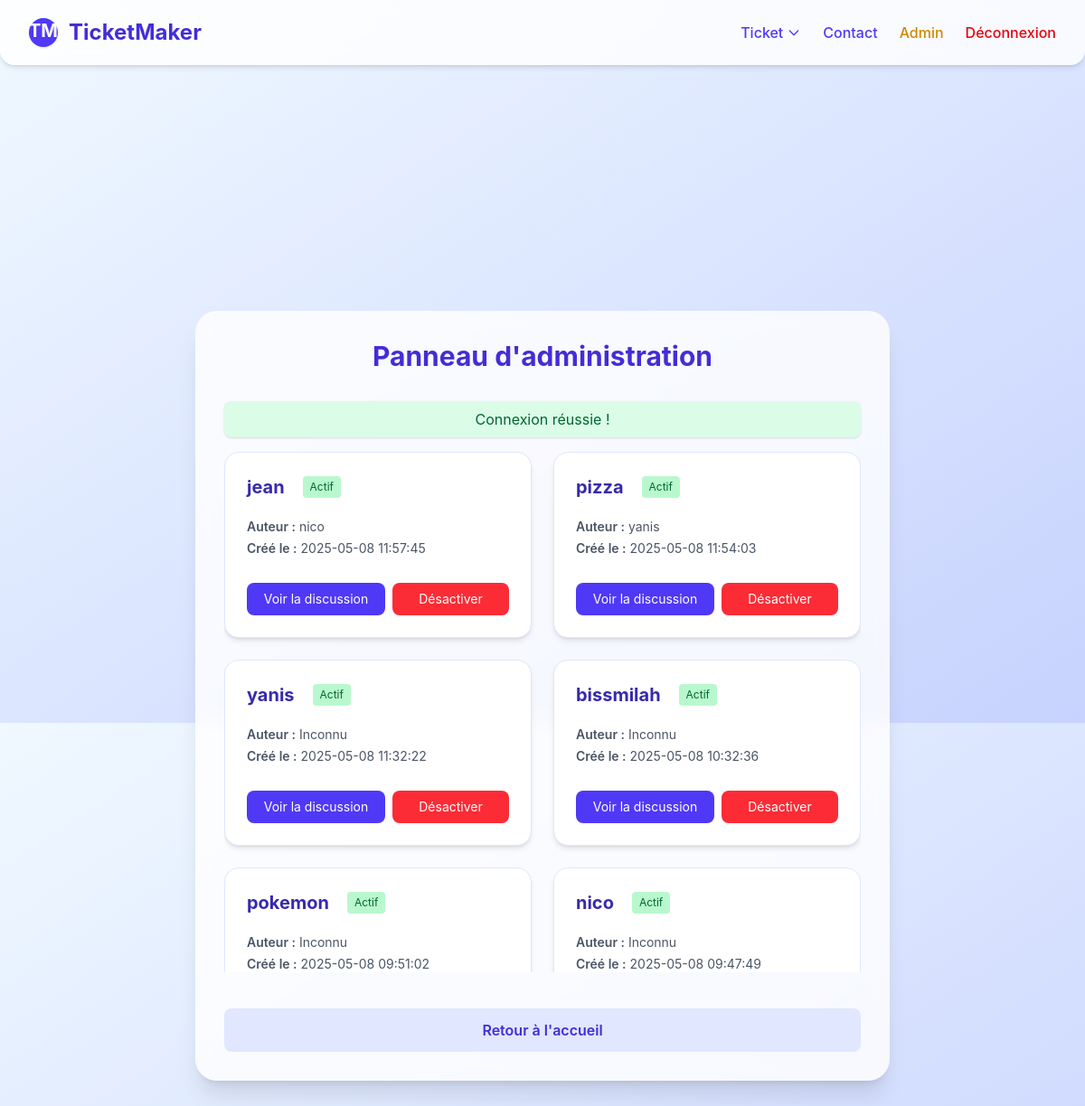
Page /admin.php (signed in) on the committed database.
### tables this page shows
CREATE TABLE IF NOT EXISTS `ticket` (
  `Id` int NOT NULL AUTO_INCREMENT,
  `Title` varchar(255) NOT NULL,
  `User_id` int DEFAULT NULL,
  `Created_at` timestamp NULL DEFAULT CURRENT_TIMESTAMP,
  `Updated_at` timestamp NULL DEFAULT NULL,
  `Updated_by` int DEFAULT NULL,
  `Created_by` int DEFAULT NULL,
  `Deleted_at` timestamp NULL DEFAULT NULL,
  `Actif` tinyint(1) NOT NULL DEFAULT '1',
  PRIMARY KEY (`Id`),
  KEY `User_id` (`User_id`),
  KEY `Created_by` (`Created_by`)
);

CREATE TABLE IF NOT EXISTS `users` (
  `Id` int NOT NULL AUTO_INCREMENT,
  `Role_id` int DEFAULT NULL,
  `Username` varchar(255) NOT NULL,
  `Firstname` varchar(255) NOT NULL,
  `Password` varchar(255) NOT NULL,
  `mail` varchar(255) NOT NULL,
  `Image` varchar(255) DEFAULT NULL,
  `Status` varchar(1) NOT NULL DEFAULT 'Y',
  `Created_at` timestamp NULL DEFAULT CURRENT_TIMESTAMP,
  `Deleted_at` timestamp NULL DEFAULT NULL,
  `Updated_at` timestamp NULL DEFAULT NULL,
  `Created_by` int DEFAULT NULL,
  PRIMARY KEY (`Id`),
  KEY `Role_id` (`Role_id`)
);

### admin.php (the view, shortened to what this page needs)
<?php
require_once "src/php/conn.php";
$stmt = $db->query("SELECT Ticket.Id, Ticket.Title, Ticket.Created_at, Ticket.Actif, users.username AS Auteur
                    FROM Ticket
                    LEFT JOIN users ON Ticket.Created_by = users.id
                    ORDER BY Ticket.Created_at DESC");
$tickets = $stmt->fetchAll(PDO::FETCH_ASSOC);
require_once "./src/component/header.php";
?>
<!DOCTYPE html>
<html lang="fr">
<head>
    <script src="https://cdn.jsdelivr.net/npm/@tailwindcss/browser@4"></script>
</head>
<body class="bg-gradient-to-br from-blue-50 to-indigo-100 min-h-screen">
    <div class="flex flex-col items-center justify-center min-h-screen pt-8">
        <main class="bg-white/80 backdrop-blur-md shadow-xl rounded-3xl p-8 max-w-3xl w-full flex flex-col items-center">
            <h1 class="text-3xl font-bold text-indigo-700 mb-8 text-center">Panneau d'administration</h1>
            <?php if (isset($_SESSION['success'])): ?>
                <div class="mb-4 px-4 py-2 bg-green-100 text-green-800 rounded-lg shadow text-center w-full">
                    <?= htmlspecialchars($_SESSION['success']) ?>
                </div>
            <?php endif; ?>
            <?php if (empty($tickets)): ?>
                <p class="text-gray-600">Aucun ticket trouvé.</p>
            <?php else: ?>
                <div class="w-full">
                    <div class="overflow-y-auto max-h-[1800px] md:max-h-[1400px] lg:max-h-[1100px] xl:max-h-[900px]" style="max-height: 36rem; min-height: 18rem;">
                        <div class="grid grid-cols-1 md:grid-cols-2 gap-6">
                            <?php foreach ($tickets as $ticket): ?>
                                <div class="bg-white rounded-2xl shadow-md border border-indigo-100 p-6 flex flex-col gap-3 relative">
                                    <div class="flex items-center gap-3 mb-2">
                                        <span class="text-xl font-bold text-indigo-800"><?= htmlspecialchars($ticket['Title']) ?></span>
                                        <span class="ml-2 px-2 py-1 rounded text-xs <?= $ticket['Actif'] ? 'bg-green-200 text-green-800' : 'bg-red-200 text-red-800' ?>">
                                            <?= $ticket['Actif'] ? 'Actif' : 'Inactif' ?>
                                        </span>
                                    </div>
                                    <div class="flex flex-col gap-1 text-sm text-gray-600">
                                        <span><span class="font-semibold">Auteur :</span> <?= htmlspecialchars($ticket['Auteur'] ?? 'Inconnu') ?></span>
                                        <span><span class="font-semibold">Créé le :</span> <?= htmlspecialchars($ticket['Created_at']) ?></span>
                                    </div>
                                    <div class="flex gap-2 mt-4">
                                        <a href="messages.php?ticket_id=<?= $ticket['Id'] ?>"
                                            class="flex-1 px-3 py-2 bg-indigo-600 text-white rounded-lg hover:bg-indigo-700 text-sm text-center transition">
                                            Voir la discussion
                                        </a>
                                        <?php if ($ticket['Actif']): ?>
                                            <form method="post" class="flex-1">
                                                <button type="submit"
                                                    class="w-full px-3 py-2 bg-red-500 text-white rounded-lg hover:bg-red-600 text-sm transition">
                                                    Désactiver
                                                </button>
                                            </form>
                                        <?php endif; ?>
                                    </div>
                                </div>
                            <?php endforeach; ?>
                        </div>
                    </div>
                </div>
            <?php endif; ?>
            <a href="index.php" class="mt-10 px-8 py-3 bg-indigo-100 text-indigo-700 rounded-lg font-semibold hover:bg-indigo-200 transition text-center w-full block">Retour à l'accueil</a>
        </main>
    </div>
</body>
</html>

### src/component/header.php (shortened to what this page needs)
<?php
$isAdmin = false;
if (isset($_SESSION['id'])) {
    require_once __DIR__ . '/../php/conn.php';
    $stmt = $db->prepare("SELECT Role_id FROM users WHERE Id = ?");
    $stmt->execute([$_SESSION['id']]);
    $user = $stmt->fetch(PDO::FETCH_ASSOC);
    if ($user && $user['Role_id'] == 1) {
        $isAdmin = true;
    }
}
?>
<header class="bg-white/80 backdrop-blur-md shadow-md rounded-b-2xl px-8 py-5 flex flex-col items-center gap-4 mb-8 md:flex-row md:justify-between md:gap-0">
    <div class="flex items-center gap-3">
        <span class="inline-block w-8 h-8 bg-indigo-600 rounded-full flex items-center justify-center text-white font-bold text-xl shadow">
            TM
        </span>
        <a href="index.php" class="text-2xl font-bold text-indigo-700 hover:text-indigo-900 transition">
            TicketMaker
        </a>
    </div>
    <nav class="flex gap-6 mt-2 md:mt-0">
        <div class="relative group" id="ticket-dropdown-group">
            <button id="ticket-dropdown-btn" class="text-indigo-600 hover:text-indigo-800 font-medium transition flex items-center gap-1 focus:outline-none">
                Ticket
                <svg class="w-4 h-4 inline-block" fill="none" stroke="currentColor" stroke-width="2" viewBox="0 0 24 24">
                    <path stroke-linecap="round" stroke-linejoin="round" d="M19 9l-7 7-7-7" />
                </svg>
            </button>
        </div>
        <a href="contact.php" class="text-indigo-600 hover:text-indigo-800 font-medium transition">Contact</a>
        <?php if ($isAdmin): ?>
            <a href="admin.php" class="text-yellow-600 hover:text-yellow-800 font-medium transition">Admin</a>
        <?php endif; ?>
        <?php if (isset($_SESSION['id'])): ?>
            <a href="src/php/logout.php" class="text-red-600 hover:text-red-800 font-medium transition">Déconnexion</a>
        <?php endif; ?>
    </nav>
</header>

### src/component/header.php (style rules this page uses)
body { font-family: 'Inter', sans-serif; }
.bg-gradient-to-br { background: linear-gradient(to bottom right, #f0f9ff, #c7d2fe); }
.backdrop-blur-md { backdrop-filter: blur(10px); }

### admin.php (style rules this page uses)
body { font-family: 'Inter', sans-serif; }
.bg-gradient-to-br { background: linear-gradient(to bottom right, #f0f9ff, #c7d2fe); }
.backdrop-blur-md { backdrop-filter: blur(10px); }
@media (min-width: 768px) { .overflow-y-auto { max-height: 36rem; } }

### rows in the picture
ticket: Title "jean", Actif "Actif", User.Username "nico", Created_at "2025-05-08 11:57:45"
ticket: Title "pizza", Actif "Actif", User.Username "yanis", Created_at "2025-05-08 11:54:03"
ticket: Title "yanis", Actif "Actif", Auteur "Inconnu", Created_at "2025-05-08 11:32:22"
ticket: Title "bissmilah", Actif "Actif", Auteur "Inconnu", Created_at "2025-05-08 10:32:36"
ticket: Title "pokemon", Actif "Actif", Auteur "Inconnu", Created_at "2025-05-08 09:51:02"
ticket: Title "nico", Actif "Actif", Auteur "Inconnu", Created_at "2025-05-08 09:47:49"

### other values in the picture
$_SESSION['success'] "Connexion réussie !"
